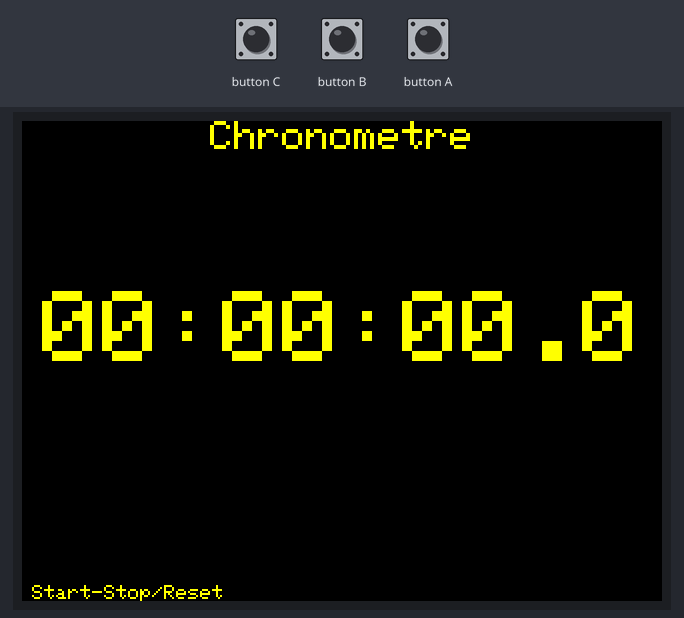
This program was run on a simulated ESP32. On the bench: 320×240 colour display. Inputs (shaded band) come from the test bench.

Above: at 1.3 s.
1.4 s: button A pressed for 0.15 s
At 1.78 s:
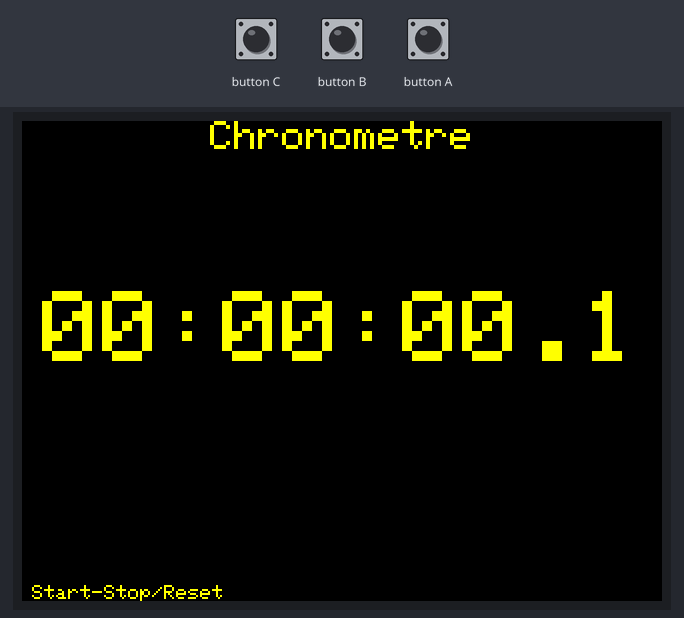
At 2.28 s:
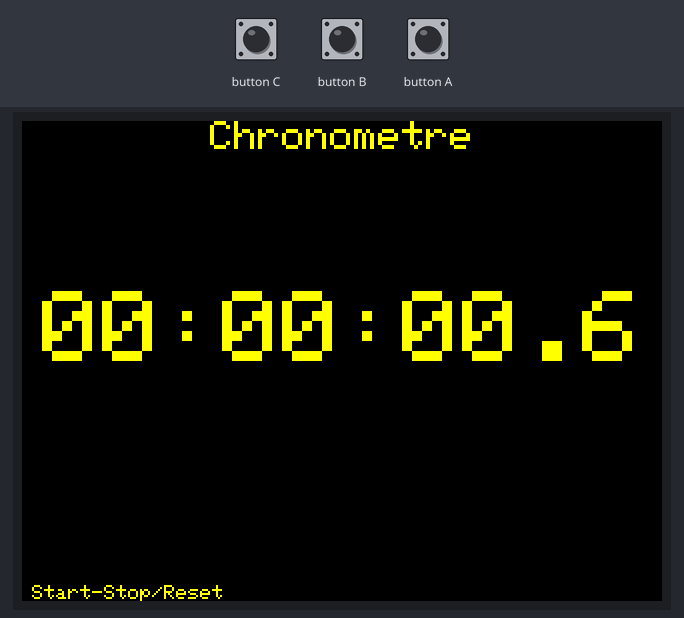
Timing chart, 0 to 4.4 s (numbered marks = the images above; inputs shaded):
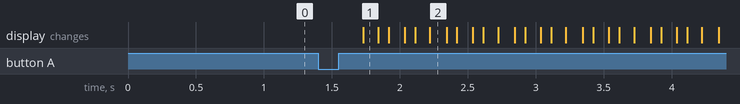

The program:

main.cpp
```cpp
/**
 * Chronomètre sur le M5Stack
 * Le bouton A (le plus à gauche) permet le contrôle :
 *		- Appuie court : Start / Pause
 *		- Appuie long (si en pause) : Remise à zéro
 * Version de base sur laquelle les étudiants vont ajouter des fonctionnalités
 *
 * Consulter le fichier readme.md
 */
///////////////////////////////////////////////////////////////////////////////////////////////////
// 3. Utilisation des boutons
//   3.2 chronomètre

#include <M5Unified.h>
#include "Chronometre.h"

//#define DEBUG // Décommenter pour avoir des infos de debuggage sur le moniteur série (115200 bauds)
#define BAUD_RATE 115200

#define INTENSITE_VIBREUR 255
#define DELAY_SHORT_VIBRATION  80
#define DELAY_LONG_VIBRATION  240

#define CHRONO_FONT_SIZE  5

const char AppTitle[] = "Chronometre";

// Les 3 états du chronomètre
typedef enum {STOP, START, PAUSE} EtatChrono_t;

///////////////////////////////////////////////////////////////////////////////////////////////////
// 3. Utilisation des boutons (chronomètre)

// SETUP ******************************************************************

void setup(void)
{
  #ifdef DEBUG
    auto cfg = M5.config();  // Assign a structure for initializing M5Stack
    // If config is to be set, set it here
    // Example.
    // cfg.external_spk = true;
    cfg.serial_baudrate = BAUD_RATE;
    M5.begin(cfg);    // Init M5Core 2 avec serial port pour debug
    M5.Log.setLogLevel(m5::log_target_t::log_target_serial, ESP_LOG_INFO);
  #else
    M5.begin();        // Init M5Core 2
  #endif

  // Affichage "Chronometre" en haut de l'écran
  M5.Lcd.setTextSize(2);
  M5.Lcd.setTextColor(TFT_YELLOW);
  M5.Lcd.setCursor((M5.Lcd.width() - M5.Lcd.textWidth(AppTitle)) / 2, 0); // Calcul pour centrer le texte et positionne le curseur
  M5.Lcd.print(AppTitle);

  // Affichage de la légende du bouton A (BtnA)
  M5.Lcd.setTextSize(1);
  M5.Lcd.setCursor(5, M5.Lcd.height() - M5.Lcd.fontHeight()); // Calcul pour afficher tout en bas de l'écran
  M5.Lcd.setTextColor(TFT_YELLOW);
  M5.Lcd.print("Start-Stop/Reset");

  #ifdef DEBUG
    M5_LOGI("*** Fin setup ***");
  #endif
}

// LOOP *******************************************************************
void loop() {
  M5Canvas canvasChrono(&M5.Display);      // sprite d'affichage du chronomètre

  EtatChrono_t etatCourant = STOP;  // Le chronomètre démarre dans l'état STOP
  unsigned long startTime;
  unsigned long valChrono = 0;    // Etat STOP => Chrono = 0
  unsigned long lastDisplay = 0;
  uint cpt_aff_colors = 1;
  int aff_colors[5] = {TFT_YELLOW, TFT_RED, TFT_BLUE, TFT_GREEN, TFT_WHITE};
  bool state_aff_dixieme = 1;
  int bw_colors[2] = {TFT_BLACK, TFT_WHITE};
  bool state_bg_colors = 1;
  //test

  // Préparation du sprite d'affichage du chronomètre
  M5.Lcd.setTextSize(CHRONO_FONT_SIZE);     // Set the font size
  canvasChrono.createSprite(M5.Lcd.width(), M5.Lcd.fontHeight());
  canvasChrono.setTextColor(TFT_YELLOW);  // Set the font color to yellow
  canvasChrono.setTextSize(CHRONO_FONT_SIZE);     // Set the font size

  while(1) {
    // code exécuté quel que soit l'état
    if(millis() > lastDisplay + 100) {  // Affichage
      lastDisplay = millis();
      #ifdef DEBUG
        M5_LOGI("etatCourant : %d\n", etatCourant);
      #endif
    }

    displayChrono(&canvasChrono, milisToTime(valChrono, state_aff_dixieme).c_str());
    bgColor(&canvasChrono, bw_colors[!state_bg_colors]);

    if(M5.BtnB.wasHold()) {
        bgColor(&canvasChrono, bw_colors[state_bg_colors]);
        state_bg_colors = !state_bg_colors;
        canvasChrono.setTextColor(bw_colors[state_bg_colors]);
      }

    M5.update();  // Pour lecture des boutons

    // Code exécuté selon l'état courant
    switch(etatCourant) {
      case STOP : // STOP State
        if(M5.BtnA.wasClicked()) { // Switch to START state
          startTime = millis();
          shortVibration(INTENSITE_VIBREUR, DELAY_SHORT_VIBRATION);
          etatCourant = START;
        }

        if(M5.BtnB.wasClicked()) {
          canvasChrono.setTextColor(aff_colors[cpt_aff_colors]);
          cpt_aff_colors = (cpt_aff_colors + 1) % 5;
        }

        if(M5.BtnC.wasClicked()) {
          state_aff_dixieme = !state_aff_dixieme;
        }

        break;

      case START : // START State
        valChrono = millis() - startTime;

        if(M5.BtnA.wasClicked()) { // Switch to PAUSE state
          etatCourant = PAUSE;
          shortVibration(INTENSITE_VIBREUR, DELAY_SHORT_VIBRATION);
          startTime = millis() - startTime;
        }
        break;

      case PAUSE : // PAUSE State
        if(M5.BtnA.wasClicked()) { // Switch to START state
          startTime = millis() - startTime;
          shortVibration(INTENSITE_VIBREUR, DELAY_SHORT_VIBRATION);
          etatCourant = START;
        }
        if(M5.BtnA.wasHold()) { // Switch to STOP state
          etatCourant = STOP;
          valChrono = 0;  // Remise à zéro du chrono
          shortVibration(INTENSITE_VIBREUR, DELAY_LONG_VIBRATION);
          displayChrono(&canvasChrono, milisToTime(valChrono, true).c_str());
        }
        break;

    } // !switch

  } // !while

} // !loop
```

Measured:
- after the input at 1.4 s, the display: changes after 0.33 s (image 1)
